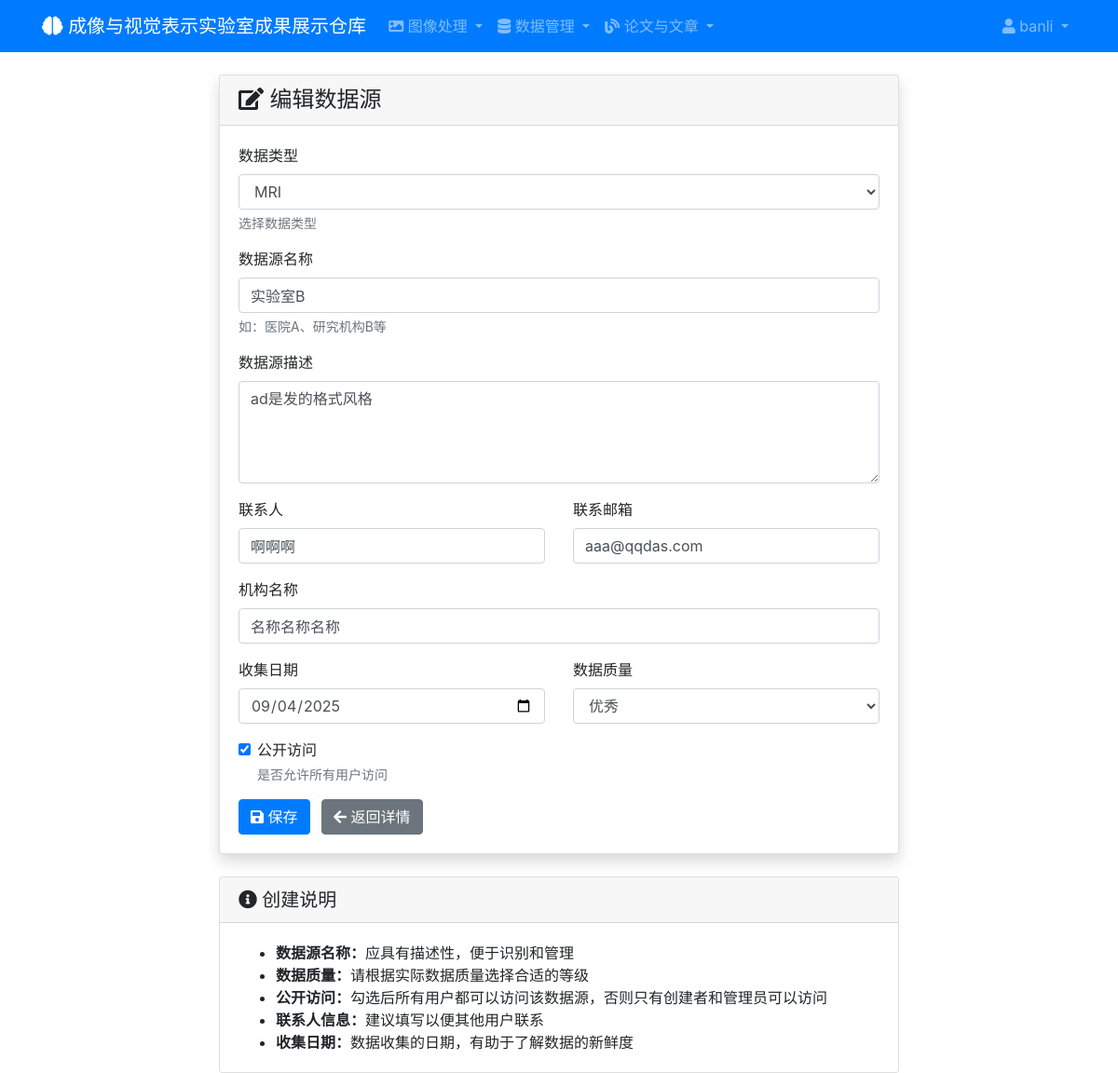
Page /data-sources/2/edit/ (signed in) on the committed database.
### blog/models.py (models this page shows, shortened)
class DataSource(models.Model):
    data_type = models.ForeignKey(DataType, on_delete=models.CASCADE, verbose_name='数据类型')
    source_name = models.CharField('数据源名称', max_length=200, help_text='如：医院A、研究机构B等')
    source_description = models.TextField('数据源描述', blank=True, help_text='详细介绍该数据源的背景信息')
    contact_person = models.CharField('联系人', max_length=100, blank=True)
    contact_email = models.EmailField('联系邮箱', blank=True)
    institution = models.CharField('机构名称', max_length=200, blank=True)
    collection_date = models.DateField('收集日期', null=True, blank=True)
    data_quality = models.CharField('数据质量', max_length=50, choices=[
        ('excellent', '优秀'),
        ('good', '良好'),
        ('fair', '一般'),
        ('poor', '较差'),
    ], default='good')
    is_public = models.BooleanField('公开访问', default=True, help_text='是否允许所有用户访问')
    created_by = models.ForeignKey(User, on_delete=models.SET_NULL, null=True, verbose_name='创建者')
    created_at = models.DateTimeField('创建时间', auto_now_add=True)
    updated_at = models.DateTimeField('更新时间', auto_now=True)
    class Meta:
        verbose_name = '数据源'
        verbose_name_plural = '数据源'
        ordering = ['-created_at']
        unique_together = ['data_type', 'source_name']

### blog/views.py (the view)
# urls.py: path('data-sources/<int:pk>/edit/', views.data_source_edit, name='data_source_edit'),
@login_required
def data_source_edit(request, pk):
    if not request.user.is_staff:
        messages.error(request, '只有管理员可以编辑数据源')
        return redirect('blog:data_source_detail', pk=pk)
    data_source = get_object_or_404(DataSource, pk=pk)
    if request.method == 'POST':
        form = DataSourceForm(request.POST, instance=data_source)
        if form.is_valid():
            form.save()
            messages.success(request, '数据源更新成功！')
            return redirect('blog:data_source_detail', pk=pk)
    else:
        form = DataSourceForm(instance=data_source)
    return render(request, 'blog/data_source_form.html', {
        'form': form,
        'title': '编辑数据源',
        'data_source': data_source
    })

### blog/forms.py
class DataSourceForm(forms.ModelForm):
    class Meta:
        model = DataSource
        fields = ['data_type', 'source_name', 'source_description', 'contact_person',
                 'contact_email', 'institution', 'collection_date', 'data_quality', 'is_public']
        widgets = {
            'data_type': forms.Select(attrs={'class': 'form-control'}),
            'source_name': forms.TextInput(attrs={'class': 'form-control'}),
            'source_description': forms.Textarea(attrs={'class': 'form-control', 'rows': 4}),
            'contact_person': forms.TextInput(attrs={'class': 'form-control'}),
            'contact_email': forms.EmailInput(attrs={'class': 'form-control'}),
            'institution': forms.TextInput(attrs={'class': 'form-control'}),
            'collection_date': forms.DateInput(attrs={'class': 'form-control', 'type': 'date'}),
            'data_quality': forms.Select(attrs={'class': 'form-control'}),
            'is_public': forms.CheckboxInput(attrs={'class': 'form-check-input'}),
        }

### blog/models.py (called while the page is built)
    def __str__(self):
        return self.get_name_display()

### blog/templates/blog/data_source_form.html (shortened to what this page needs)
{% extends 'blog/base.html' %}
{% load static %}
{% block content %}
<div class="container">
    <div class="row justify-content-center">
        <div class="col-lg-8">
            <div class="card shadow">
                <div class="card-header">
                    <h4 class="mb-0"><i class="fas fa-edit"></i> {{ title }}</h4>
                </div>
                <div class="card-body">
                    <form method="post">
                        <div class="form-group">
                            <label for="{{ form.data_type.id_for_label }}">{{ form.data_type.label }}</label>
                            {{ form.data_type }}
                            <small class="form-text text-muted">选择数据类型</small>
                        </div>
                        <div class="form-group">
                            <label for="{{ form.source_name.id_for_label }}">{{ form.source_name.label }}</label>
                            {{ form.source_name }}
                            <small class="form-text text-muted">如：医院A、研究机构B等</small>
                        </div>
                        <div class="form-group">
                            <label for="{{ form.source_description.id_for_label }}">{{ form.source_description.label }}</label>
                            {{ form.source_description }}
                        </div>
                        <div class="row">
                            <div class="col-md-6">
                                <div class="form-group">
                                    <label for="{{ form.contact_person.id_for_label }}">{{ form.contact_person.label }}</label>
                                    {{ form.contact_person }}
                                </div>
                            </div>
                            <div class="col-md-6">
                                <div class="form-group">
                                    <label for="{{ form.contact_email.id_for_label }}">{{ form.contact_email.label }}</label>
                                    {{ form.contact_email }}
                                </div>
                            </div>
                        </div>
                        <div class="form-group">
                            <label for="{{ form.institution.id_for_label }}">{{ form.institution.label }}</label>
                            {{ form.institution }}
                        </div>
                        <div class="row">
                            <div class="col-md-6">
                                <div class="form-group">
                                    <label for="{{ form.collection_date.id_for_label }}">{{ form.collection_date.label }}</label>
                                    {{ form.collection_date }}
                                </div>
                            </div>
                            <div class="col-md-6">
                                <div class="form-group">
                                    <label for="{{ form.data_quality.id_for_label }}">{{ form.data_quality.label }}</label>
                                    {{ form.data_quality }}
                                </div>
                            </div>
                        </div>
                        <div class="form-group">
                            <div class="form-check">
                                {{ form.is_public }}
                                <label class="form-check-label" for="{{ form.is_public.id_for_label }}">
                                    {{ form.is_public.label }}
                                </label>
                                <small class="form-text text-muted">{{ form.is_public.help_text }}</small>
                            </div>
                        </div>
                        <div class="form-group mb-0">
                            <button type="submit" class="btn btn-primary">
                                <i class="fas fa-save"></i> 保存
                            </button>
                            {% if data_source %}
                                <a href="{% url 'blog:data_source_detail' data_source.pk %}" class="btn btn-secondary ml-2">
                                    <i class="fas fa-arrow-left"></i> 返回详情
                                </a>
                            {% else %}
                                <a href="{% url 'blog:data_source_list' %}" class="btn btn-secondary ml-2">
                                    <i class="fas fa-arrow-left"></i> 返回列表
                                </a>
                            {% endif %}
                        </div>
                    </form>
                </div>
            </div>
            <div class="card mt-4">
                <div class="card-header">
                    <h5 class="mb-0"><i class="fas fa-info-circle"></i> 创建说明</h5>
                </div>
                <div class="card-body">
                    <ul class="mb-0">
                        <li><strong>数据源名称：</strong>应具有描述性，便于识别和管理</li>
                        <li><strong>数据质量：</strong>请根据实际数据质量选择合适的等级</li>
                        <li><strong>公开访问：</strong>勾选后所有用户都可以访问该数据源，否则只有创建者和管理员可以访问</li>
                        <li><strong>联系人信息：</strong>建议填写以便其他用户联系</li>
                        <li><strong>收集日期：</strong>数据收集的日期，有助于了解数据的新鲜度</li>
                    </ul>
                </div>
            </div>
        </div>
    </div>
</div>
{% endblock %}

### blog/templates/blog/base.html (shortened to what this page needs)
<!DOCTYPE html>
<html lang="zh-CN">
<head>
    <link rel="stylesheet" href="https://cdn.jsdelivr.net/npm/bootstrap@4.6.2/dist/css/bootstrap.min.css">
    <link rel="stylesheet" href="https://cdn.jsdelivr.net/npm/@fortawesome/fontawesome-free@5.15.4/css/all.min.css">
</head>
<body>
<nav class="navbar navbar-expand-lg navbar-dark bg-primary mb-4">
  <div class="container">
    <a class="navbar-brand" href="{% url 'blog:image_list' %}">
      <i class="fas fa-brain"></i> 成像与视觉表示实验室成果展示仓库
    </a>
    <div class="collapse navbar-collapse" id="navbarNav">
      <ul class="navbar-nav mr-auto">
        <li class="nav-item dropdown">
          <a class="nav-link dropdown-toggle" href="#" id="imageDropdown" role="button" data-toggle="dropdown" aria-haspopup="true" aria-expanded="false">
            <i class="fas fa-image"></i> 图像处理
          </a>
        </li>
        <li class="nav-item dropdown">
          <a class="nav-link dropdown-toggle" href="#" id="dataDropdown" role="button" data-toggle="dropdown" aria-haspopup="true" aria-expanded="false">
            <i class="fas fa-database"></i> {% if user.is_staff %}数据管理{% else %}数据浏览{% endif %}
          </a>
        </li>
        <li class="nav-item dropdown">
          <a class="nav-link dropdown-toggle" href="#" id="blogDropdown" role="button" data-toggle="dropdown">
            <i class="fas fa-blog"></i> 论文与文章
          </a>
        </li>
      </ul>
      <ul class="navbar-nav">
        {% if user.is_authenticated %}
          <li class="nav-item dropdown">
            <a class="nav-link dropdown-toggle" href="#" id="userDropdown" role="button" data-toggle="dropdown">
              <i class="fas fa-user"></i> {{ user.username }}
            </a>
          </li>
        {% endif %}
      </ul>
    </div>
  </div>
</nav>
<div class="container-fluid">
    {% block content %}{% endblock %}
</div>
</body>
</html>

### rows in the picture
DataSource: data_type "MRI", source_name "实验室B", source_description "ad是发的格式风格", contact_person "啊啊啊", contact_email "aaa@qqdas.com", institution "名称名称名称", collection_date "09/04/2025", data_quality "优秀", is_public "☑"

### other values in the picture
{{ user.username }} "banli"
{{ title }} "编辑数据源"
